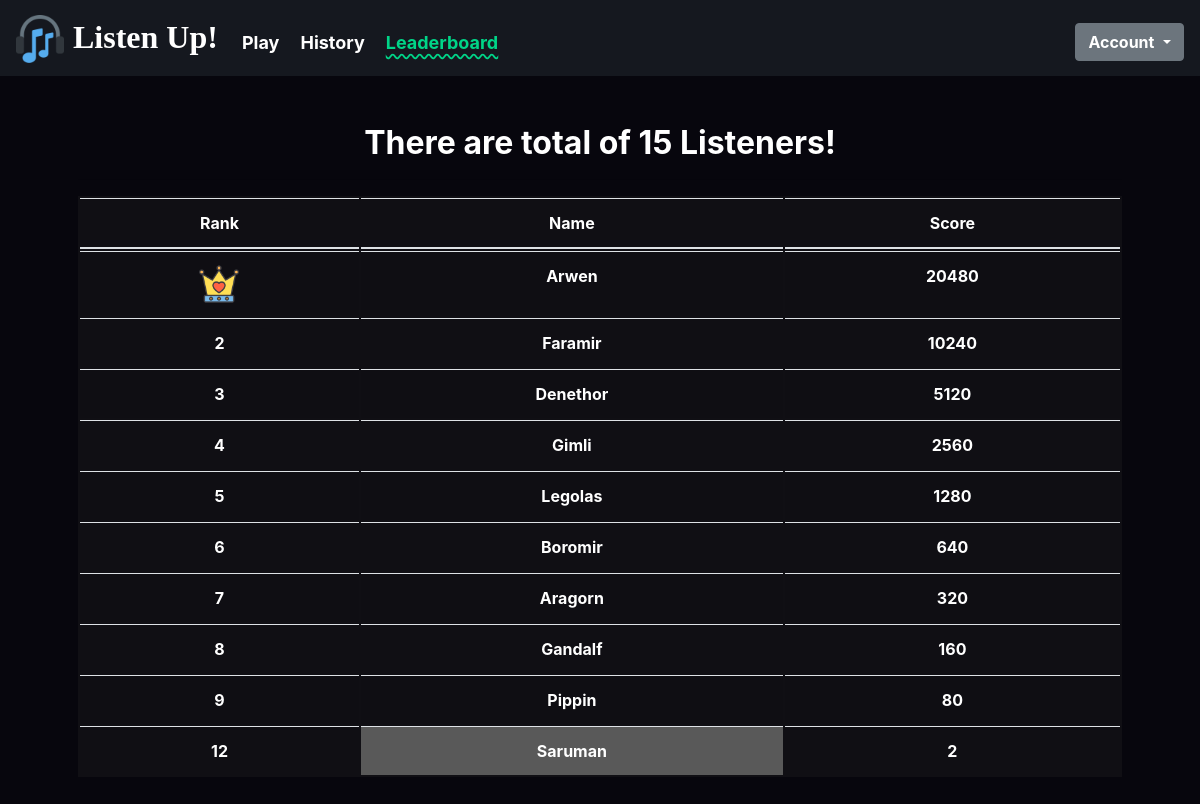
Screenshot of /leaderboard (signed in) with the database file from the repository.
### tables this page shows
CREATE TABLE users (id INTEGER, username TEXT NOT NULL, hash TEXT NOT NULL, score NUMERIC NOT NULL DEFAULT 0, PRIMARY KEY(id));

### application.py (the view)
@app.route("/leaderboard")
@login_required
def leaderboard():
    topten = 1
    rows = db.execute("SELECT id, username, score FROM users ORDER BY score DESC")
    for index, dict in enumerate(rows):
        if dict['id'] == session["user_id"]:
            break
    if index > 9:
        topten = 0
    userinfo = rows[index]
    totalPlayer = len(rows)
    if totalPlayer < 10:
        looprange = totalPlayer
    else:
        looprange = 10
        if index > 9:
            looprange = 9
    return render_template("leaderboard.html", rows=rows[:10], userinfo=userinfo, totalPlayer=totalPlayer, looprange=looprange, topten=topten, index=index)

### application.py (called while the page is built)
@app.after_request
def after_request(response):
    response.headers["Cache-Control"] = "no-cache, no-store, must-revalidate"
    response.headers["Expires"] = 0
    response.headers["Pragma"] = "no-cache"
    return response

### helpers.py (called while the page is built)
def login_required(f):
    @wraps(f)
    def decorated_function(*args, **kwargs):
        if session.get("user_id") is None:
            return redirect("/login")
        return f(*args, **kwargs)
    return decorated_function

### templates/leaderboard.html (shortened to what this page needs)
{% extends "layout.html" %}
{% set active_page = "leaderboard" %}
{% block main %}
    <h2><b>There are total of {{ totalPlayer }} Listeners!</b></h2>
    <hr>
    <table class="table table-striped" style="text-align: center; background-color: #3333;">
        <thead>
            <tr>
                <th>Rank</th>
                <th>Name</th>
                <th>Score</th>
            </tr>
        </thead>
        <tbody>
            {% for n in range(looprange) %}
                <tr>
                {% if n + 1 == 1 %}
                    <td><img src="/static/crown.png" style="height: 40px;"></td>
                {% else %}
                    <td><b>{{ n + 1 }}</b></td>
                {% endif %}
                {% if rows[n]['username'] ==  userinfo['username'] %}
                    <td style="background-color: #595959;"><b>{{ rows[n]['username'] }}</b></td>
                {% else %}
                    <td><b>{{ rows[n]['username'] }}</b></td>
                {% endif %}
                <td><b>{{ rows[n]['score'] }}</b></td>
                </tr>
            {% endfor %}
            {% if not topten %}
                <tr>
                <td><b>{{ index }}</b></td>
                <td style="background-color: #595959;"><b>{{ userinfo['username'] }}</b></td>
                <td><b>{{ userinfo['score'] }}</b></td>
                </tr>
            {% endif %}
        </tbody>
    </table>
{% endblock %}

### static/styles.css (style rules this page uses)
b { color:white }
main img { max-width: 100%; }
.table { width: 100%; margin-bottom: 1rem; background-color: transparent; }
main table { text-align: left; }
table { border-collapse: collapse; }
table { display: table; border-collapse: separate; box-sizing: border-box; text-indent: initial; border-spacing: 2px; border-color: grey; }
body { background-color: #07060d; overflow-x: hidden; }
td { max-width: 100px; white-space: nowrap; overflow: hidden; text-overflow: ellipsis; color: white; }
td:before { content: attr(title); }
th { color: white; }

### rows the page displays
users: username "Arwen", score "20480"
users: username "Faramir", score "10240"
users: username "Denethor", score "5120"
users: username "Gimli", score "2560"
users: username "Legolas", score "1280"
users: username "Boromir", score "640"
users: username "Aragorn", score "320"
users: username "Gandalf", score "160"
users: username "Pippin", score "80"
users: username "Saruman", score "2"

### other values shown
{{ totalPlayer }} "15"
{{ n + 1 }} "2" "3" "4" "5" "6" "7" "8" "9"
{{ index }} "12"
